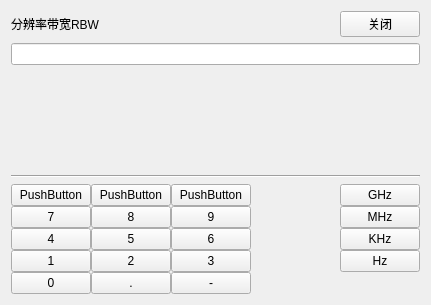
<?xml version="1.0" encoding="UTF-8"?>
<ui version="4.0">
 <class>FormVirtualKeyboard</class>
 <widget class="QWidget" name="FormVirtualKeyboard">
  <property name="geometry">
   <rect>
    <x>0</x>
    <y>0</y>
    <width>431</width>
    <height>305</height>
   </rect>
  </property>
  <property name="windowTitle">
   <string>Form</string>
  </property>
  <layout class="QVBoxLayout" name="verticalLayout_3">
   <item>
    <layout class="QVBoxLayout" name="verticalLayout_2">
     <item>
      <layout class="QHBoxLayout" name="horizontalLayout">
       <item>
        <widget class="QLabel" name="label">
         <property name="text">
          <string>分辨率带宽RBW</string>
         </property>
        </widget>
       </item>
       <item>
        <spacer name="horizontalSpacer_3">
         <property name="orientation">
          <enum>Qt::Horizontal</enum>
         </property>
         <property name="sizeHint" stdset="0">
          <size>
           <width>40</width>
           <height>20</height>
          </size>
         </property>
        </spacer>
       </item>
       <item>
        <widget class="QPushButton" name="pushButton_20">
         <property name="text">
          <string>关闭</string>
         </property>
        </widget>
       </item>
      </layout>
     </item>
     <item>
      <layout class="QVBoxLayout" name="verticalLayout">
       <item>
        <widget class="QLineEdit" name="lineEdit"/>
       </item>
       <item>
        <spacer name="verticalSpacer">
         <property name="orientation">
          <enum>Qt::Vertical</enum>
         </property>
         <property name="sizeHint" stdset="0">
          <size>
           <width>20</width>
           <height>40</height>
          </size>
         </property>
        </spacer>
       </item>
       <item>
        <widget class="Line" name="line">
         <property name="orientation">
          <enum>Qt::Horizontal</enum>
         </property>
        </widget>
       </item>
       <item>
        <layout class="QGridLayout" name="gridLayout" rowstretch="0,0,0,0,5,0">
         <property name="sizeConstraint">
          <enum>QLayout::SetDefaultConstraint</enum>
         </property>
         <property name="spacing">
          <number>0</number>
         </property>
         <item row="5" column="2">
          <widget class="QPushButton" name="pushButton_17">
           <property name="text">
            <string>-</string>
           </property>
          </widget>
         </item>
         <item row="5" column="0">
          <widget class="QPushButton" name="pushButton_15">
           <property name="text">
            <string>0</string>
           </property>
          </widget>
         </item>
         <item row="3" column="2">
          <widget class="QPushButton" name="pushButton_12">
           <property name="text">
            <string>6</string>
           </property>
          </widget>
         </item>
         <item row="0" column="1">
          <widget class="QPushButton" name="pushButton_2">
           <property name="text">
            <string>PushButton</string>
           </property>
          </widget>
         </item>
         <item row="0" column="0">
          <widget class="QPushButton" name="pushButton">
           <property name="text">
            <string>PushButton</string>
           </property>
           <property name="iconSize">
            <size>
             <width>30</width>
             <height>16</height>
            </size>
           </property>
           <property name="autoDefault">
            <bool>false</bool>
           </property>
           <property name="default">
            <bool>false</bool>
           </property>
          </widget>
         </item>
         <item row="2" column="1">
          <widget class="QPushButton" name="pushButton_6">
           <property name="text">
            <string>8</string>
           </property>
          </widget>
         </item>
         <item row="2" column="2">
          <widget class="QPushButton" name="pushButton_8">
           <property name="text">
            <string>9</string>
           </property>
          </widget>
         </item>
         <item row="0" column="2">
          <widget class="QPushButton" name="pushButton_4">
           <property name="text">
            <string>PushButton</string>
           </property>
          </widget>
         </item>
         <item row="4" column="0">
          <widget class="QPushButton" name="pushButton_3">
           <property name="text">
            <string>1</string>
           </property>
          </widget>
         </item>
         <item row="2" column="0">
          <widget class="QPushButton" name="pushButton_7">
           <property name="styleSheet">
            <string notr="true"/>
           </property>
           <property name="text">
            <string>7</string>
           </property>
           <property name="iconSize">
            <size>
             <width>16</width>
             <height>16</height>
            </size>
           </property>
           <property name="autoDefault">
            <bool>false</bool>
           </property>
           <property name="flat">
            <bool>false</bool>
           </property>
          </widget>
         </item>
         <item row="0" column="3">
          <spacer name="horizontalSpacer">
           <property name="orientation">
            <enum>Qt::Horizontal</enum>
           </property>
           <property name="sizeHint" stdset="0">
            <size>
             <width>80</width>
             <height>20</height>
            </size>
           </property>
          </spacer>
         </item>
         <item row="2" column="4">
          <widget class="QPushButton" name="pushButton_9">
           <property name="text">
            <string>MHz</string>
           </property>
          </widget>
         </item>
         <item row="4" column="4">
          <widget class="QPushButton" name="pushButton_19">
           <property name="text">
            <string>Hz</string>
           </property>
          </widget>
         </item>
         <item row="3" column="4">
          <widget class="QPushButton" name="pushButton_18">
           <property name="text">
            <string>KHz</string>
           </property>
          </widget>
         </item>
         <item row="0" column="4">
          <widget class="QPushButton" name="pushButton_5">
           <property name="text">
            <string>GHz</string>
           </property>
          </widget>
         </item>
         <item row="4" column="1">
          <widget class="QPushButton" name="pushButton_13">
           <property name="text">
            <string>2</string>
           </property>
          </widget>
         </item>
         <item row="3" column="0">
          <widget class="QPushButton" name="pushButton_11">
           <property name="text">
            <string>4</string>
           </property>
          </widget>
         </item>
         <item row="2" column="3">
          <spacer name="horizontalSpacer_2">
           <property name="orientation">
            <enum>Qt::Horizontal</enum>
           </property>
           <property name="sizeHint" stdset="0">
            <size>
             <width>40</width>
             <height>20</height>
            </size>
           </property>
          </spacer>
         </item>
         <item row="4" column="2">
          <widget class="QPushButton" name="pushButton_14">
           <property name="text">
            <string>3</string>
           </property>
          </widget>
         </item>
         <item row="5" column="1">
          <widget class="QPushButton" name="pushButton_16">
           <property name="text">
            <string>.</string>
           </property>
          </widget>
         </item>
         <item row="3" column="1">
          <widget class="QPushButton" name="pushButton_10">
           <property name="text">
            <string>5</string>
           </property>
          </widget>
         </item>
        </layout>
       </item>
      </layout>
     </item>
    </layout>
   </item>
  </layout>
 </widget>
 <resources/>
 <connections/>
</ui>
